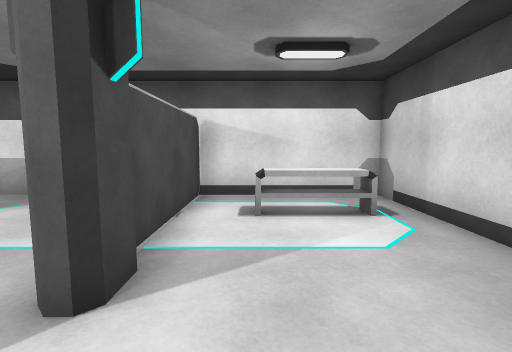
[1] (above)

17 first-person views from a walk through a Unity game level. The camera is 1.3 m above the floor, tilts 6° down and sees 85° across. The floor is counted in squares, 1 m on a side. Each view is taken from the middle of a square. On the plan, view 1 faces up. The plan holds only what a view shows up to about 13 squares ahead; the rest is blank. The player is left out. Some animated figures are not drawn.

[2]
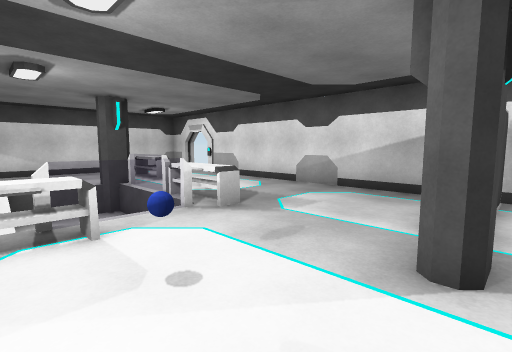

[3]
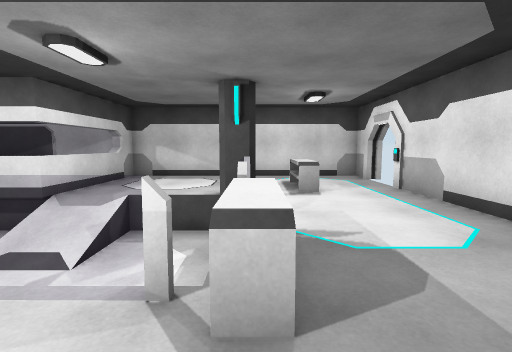

[4]
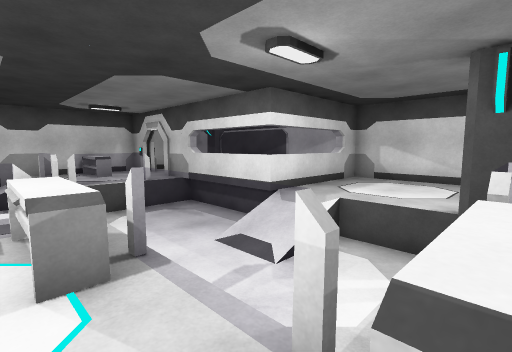

[5]
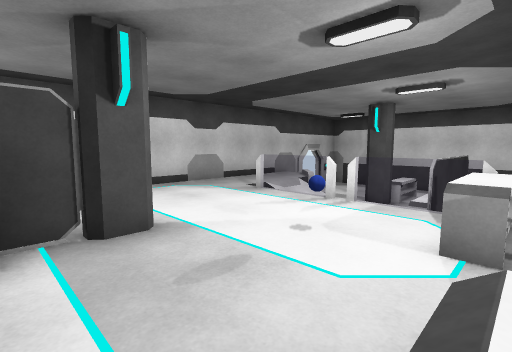

[6]
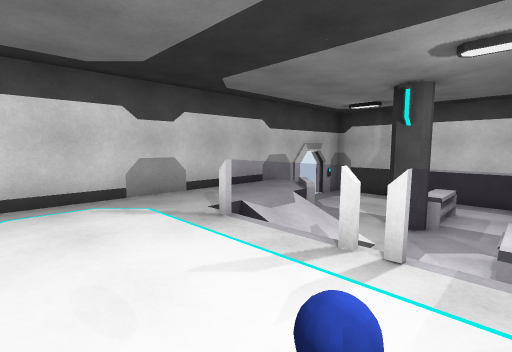

[7]
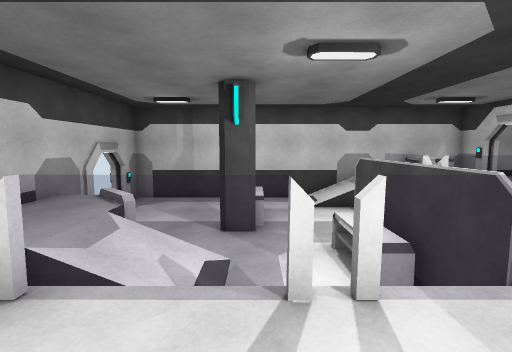

[8]
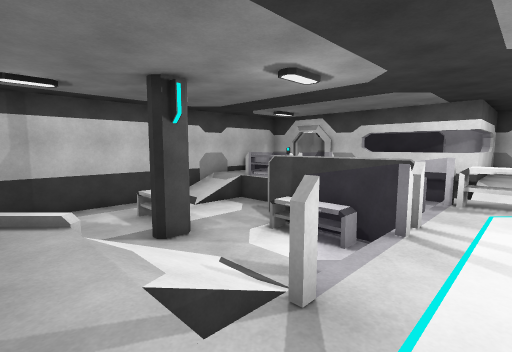

[9]
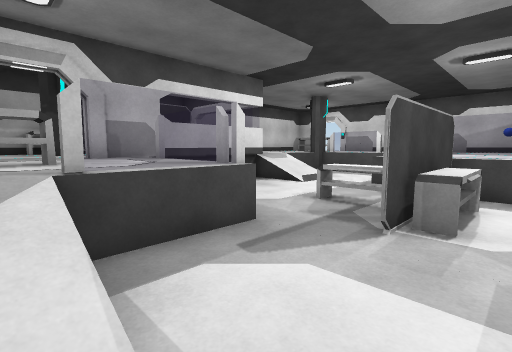

[10]
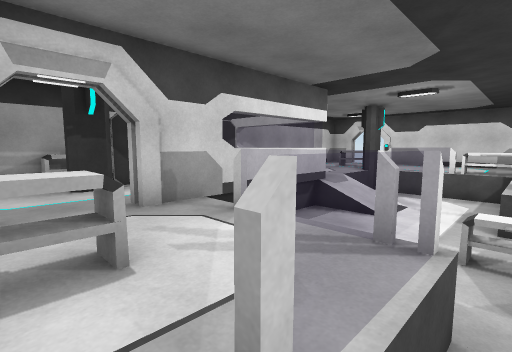

[11]
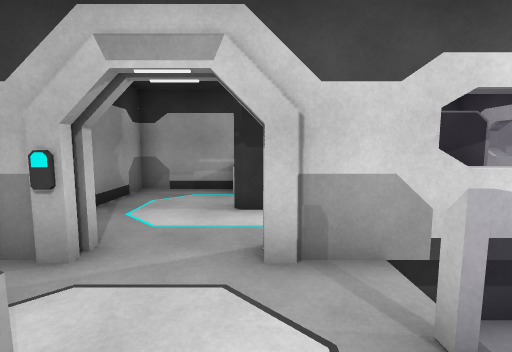

[12]
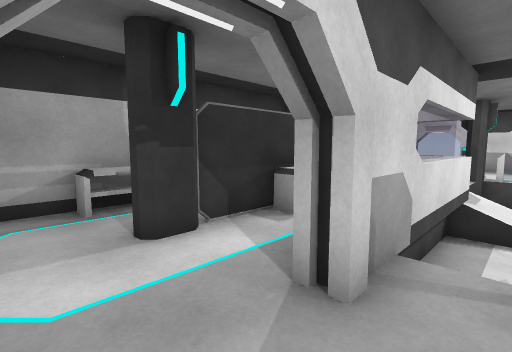

[13]
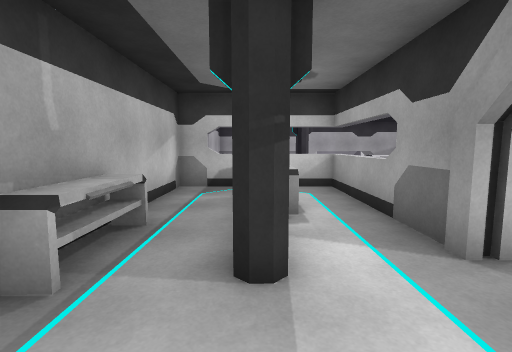

[14]
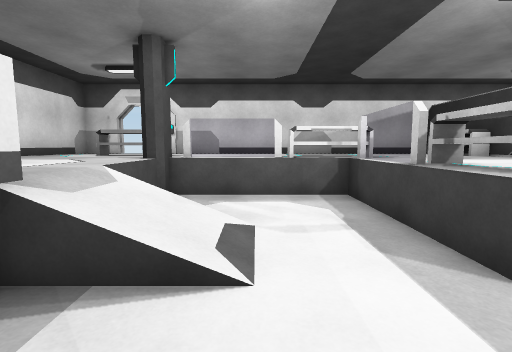

[15]
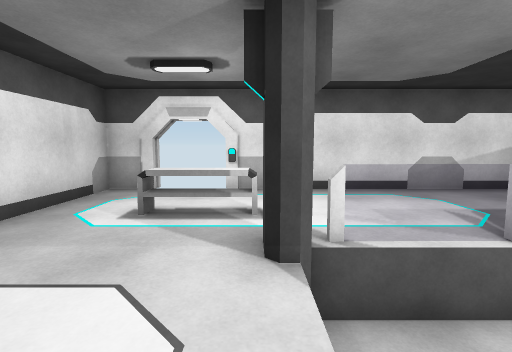

[16]
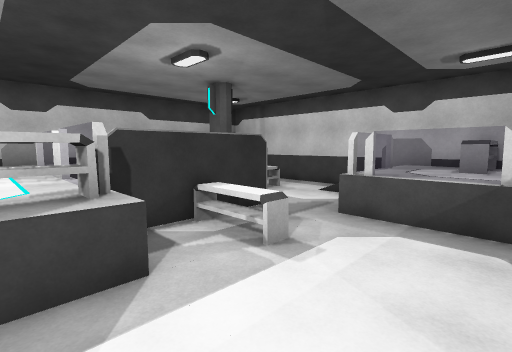

[17]
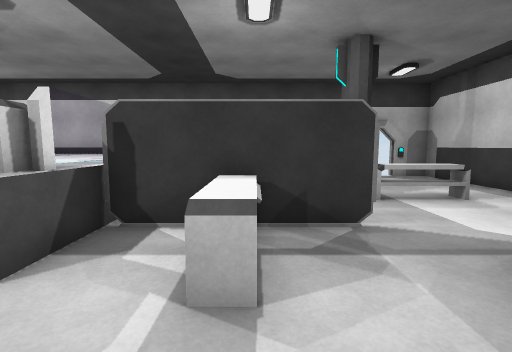

### Floor plan
Key: @ floor where view 1 was taken; # wall or solid block; x gap in a wall; . main floor; - floor 1 m lower than the main floor; / step, stairs or slope; = window, fence, low wall or low ledge; T table; C column; B blue ball.
Columns run from 17 left of view 1 to 4 right of it. Each row starts with its distance up from view 1.
  8 ##x #################
  7 #..............#....#
  6 #..............T.TTT#
  5 #..TTT.........T.TTT#
  4 #..TTT.........T....#
  3 #....C#==TTT...##...#
  2 #....C-----=...C#...#
  1 #.....-----=........#
  0 #.....-----=TB...@..#
 -1 #.....//---TT.......#
 -2 #.....//---T###===..#
 -3 ##====#-----=#-   =.#
 -4 #..x..=------T--//..#
 -5 #..#T.=---TTTT--//..#
 -6 #..#T.=-----#T----=.#
 -7 #T.#..#-----------#/#
 -8 #T.#..#.===----#C-- #
 -9 #T.C......=----T----#
-10 #T......T.=----T-----
-11 #.....#.T..//-------##
-12 #.....#.T..//-------#
-13 #####################

Where each view was taken, in squares from view 1:
view 1: 0 up, 0 right, facing up
view 2: 1 down, 1 left, facing up-left
view 3: 3 up, 4 left, facing left
view 4: 3 up, 5 left, facing down-left
view 5: 4 up, 6 left, facing down-right
view 6: 1 up, 4 left, facing down-right
view 7: 0 up, 2 left, facing down
view 8: 1 down, 2 right, facing down-left
view 9: 11 down, 3 left, facing up-left
view 10: 11 down, 6 left, facing up-left
view 11: 9 down, 8 left, facing left
view 12: 11 down, 10 left, facing up-left
view 13: 12 down, 14 left, facing up
view 14: 5 down, 9 left, facing up
view 15: 1 down, 12 left, facing up
view 16: 1 down, 10 left, facing down-right
view 17: 5 down, 9 left, facing right
